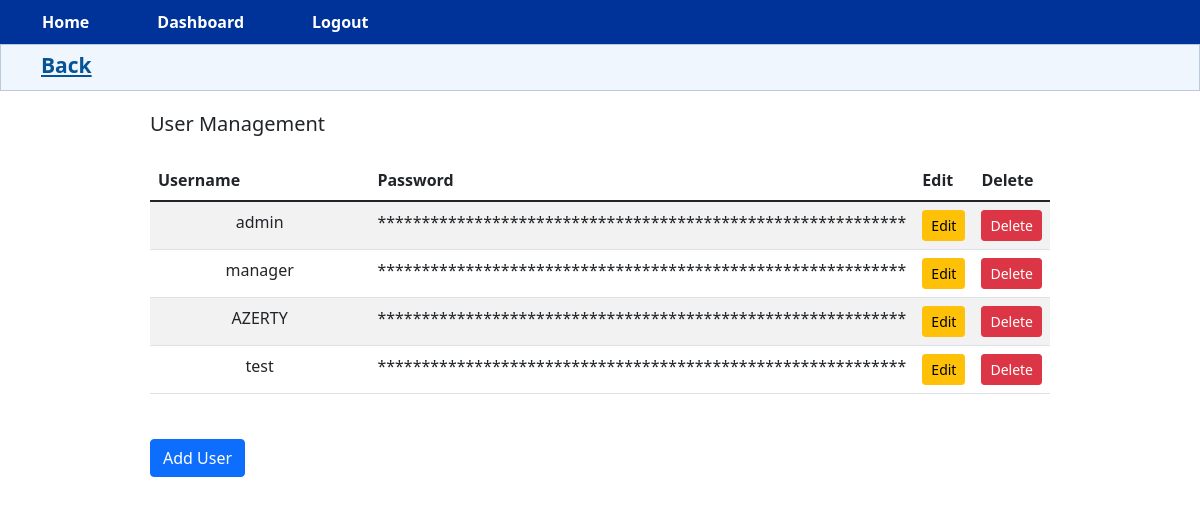
The app's page /user_management (signed in), older data.
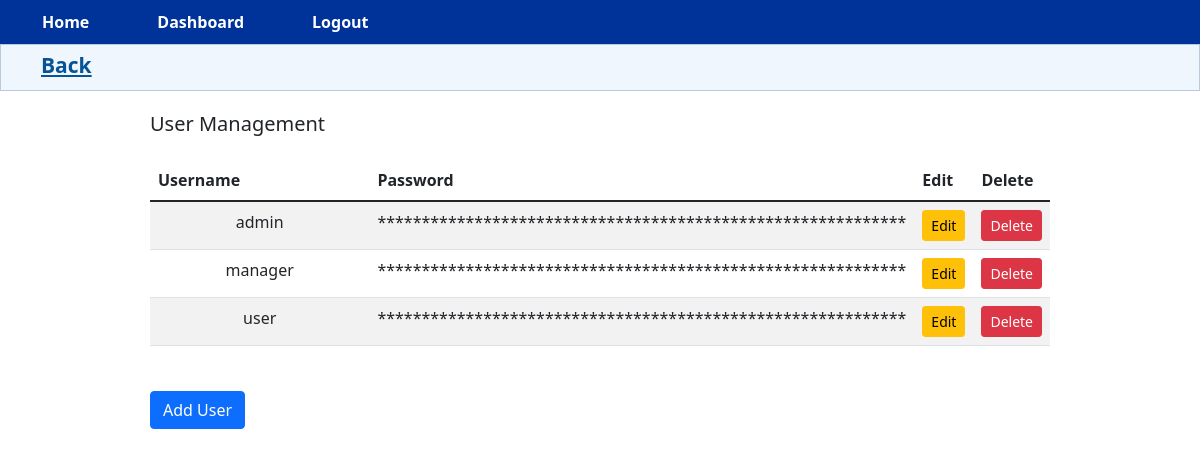
The same page, newer data.
### app.py (models this page shows, shortened)
class User(db.Model, UserMixin):
    id = db.Column(db.Integer, primary_key = True)
    username = db.Column(db.String(20), nullable = False, unique = True)
    password = db.Column(db.String(80), nullable = False)
    active= db.Column(db.Boolean, default=True, nullable=False)
    fs_uniquifier = db.Column(db.String(64), unique=True)
    childs = db.relationship('Children', backref='author', lazy=True)
    roles = db.relationship('Role', secondary= user_roles, lazy='joined',
                             backref=db.backref('users', lazy=True))
    def has_roles(self, *roles):
        return any(role in [r.name for r in self.roles] for role in roles)

### app.py (the view)
@app.route('/user_management')
@role_required('admin')
def user_management():
    users = User.query.all()
    return render_template('user_management.html', users=users)

### app.py (called while the page is built)
@login_manager.user_loader
def load_user(id):
    with app.app_context():
        return User.query.get(int(id))

def role_required(*roles):
    def wrapper(fn):
        @wraps(fn)
        def decorated_view(*args, **kwargs):
            if isinstance(current_user, AnonymousUserMixin):
                abort(401)
            if not current_user.has_roles(*roles):
                abort(403)  # HTTP status code for "Forbidden"
            return fn(*args, **kwargs)
        return decorated_view
    return wrapper

@app.template_filter('hide_password')
def hide_password(password):
    return '*' * len(password)

### templates/user_management.html (shortened to what this page needs)
{% extends "base.html" %}
{% block page_content %}
<div class="container-fluid">
    <div class="row mb-3">
      <div class="sidenav">
        <a href="{{ url_for('dashboard') }}" class="nav-item">Back</a>
      </div>
    </div>
<div class="mx-auto" style="max-width: 900px;">
    <h5 class="mb-4">User Management</h5>
<div class="table-responsive">
    <table class="table table-striped table-hover">
        <thead>
            <tr>
                <th>Username</th>
                <th>Password</th>
                <th>Edit</th>
                <th>Delete</th>
            </tr>
        </thead>
        <tbody>
            {% for user in users %}
            <tr>
                <td>{{ user.username }}</td>
                <td>{{ user.password|hide_password }}</td>
                <td>
                    <a href="/edit_user/{{ user.id }}" class="btn btn-warning btn-sm px-2">Edit</a>
                </td>
                <td>
                    <a href="/delete_user/{{ user.id }}" class="btn btn-danger btn-sm px-2" onclick="return confirm('Are you sure you want to delete this user?')">Delete</a>
                </td>
            </tr>
            {% endfor %}
        </tbody>
    </table>
</div>
<div class="mt-4">
    <a href="/register" class="btn btn-primary">Add User</a>
</div>
</div>
{% endblock %}

### templates/base.html (shortened to what this page needs)
{% extends 'bootstrap/base.html' %}

### templates/bootstrap/base.html (shortened to what this page needs)
<!DOCTYPE html>
<html lang="en">
<head>
    <link rel="stylesheet" href="https://cdnjs.cloudflare.com/ajax/libs/jqueryui/1.12.1/jquery-ui.min.css">
  <link rel="stylesheet" href="https://cdn.jsdelivr.net/npm/bootstrap@5.1.3/dist/css/bootstrap.min.css">
  <link rel="stylesheet" type="text/css" href="{{ url_for('static', filename='css/styles.css') }}">
  <link href="https://maxcdn.bootstrapcdn.com/bootstrap/5.0.0-alpha1/css/bootstrap.min.css" rel="stylesheet">
</head>
<body class="{% block body_class %}{% endblock %}">
  <nav>
    <ul>
      <li><a href="{{ url_for('home') }}">Home</a></li>
      <li><a href="{{ url_for('dashboard') }}">Dashboard</a></li>
      {% if current_user.is_authenticated %}
        <li><a href="{{ url_for('logout') }}">Logout</a></li>
      {% else %}
        <li><a href="{{ url_for('login') }}">Login</a></li>
      {% endif %}
    </ul>
  </nav>
  <main>
    {% block page_content %}{% endblock %}
  </main>
</body>
</html>

### static/css/styles.css (style rules this page uses)
nav { background-color: #003399; color: white; display: flex; justify-content: space-between; align-items: center; padding: 10px; }
nav ul { display: flex; list-style: none; margin: 0; padding: 0; }
nav ul li { margin-right: 20px; }
nav ul li:last-child { margin-right: 0; }
nav ul li a { color: white; text-decoration: none; font-weight: bold; }
ul { list-style: none; display: flex; justify-content: center; align-items: center; }
li { margin: 0 1rem; }
.row { margin-right: 15px; margin-left: 15px; }
.sidenav { border: 1px solid #b8c9db; background-color: #eff6fd; margin: 5px 0 5px 0; padding: 0; }
.nav-item { display: inline-block; padding: 0 15px 0 7px; position: relative; }
table { margin-bottom: 0px; }
a { text-decoration: none; color: #ffffff; padding: 0.5rem 1rem; border-radius: 0.5rem; transition: background-color 0.3s ease; }
.sidenav > a { color: #065495; height: 30px; padding: 5px 100px 40px 5px; font-size: 21px; font-weight: bold; padding-left: 28px; }
table td { width: 50%; text-align: center; }
.btn-primary { color: #fff; background-color: #0d6efd; border-color: #0d6efd; padding-top: 5px; margin-top: 5px; margin-bottom: 5px; }

Row changes from the older to the newer data that the page shows:
removed User: username "test", password|hide_password "************************************************************"
changed User: username "AZERTY" → "user"
